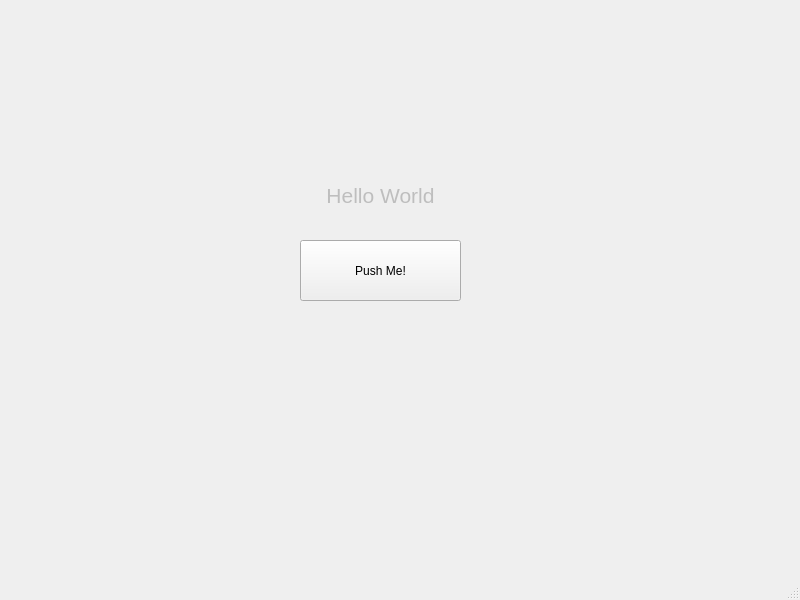
<?xml version="1.0" encoding="UTF-8"?>
<ui version="4.0">
 <class>MainWindow</class>
 <widget class="QMainWindow" name="MainWindow">
  <property name="geometry">
   <rect>
    <x>0</x>
    <y>0</y>
    <width>800</width>
    <height>600</height>
   </rect>
  </property>
  <property name="windowTitle">
   <string>MainWindow</string>
  </property>
  <widget class="QWidget" name="centralwidget">
   <widget class="QPushButton" name="mainButton">
    <property name="geometry">
     <rect>
      <x>300</x>
      <y>240</y>
      <width>161</width>
      <height>61</height>
     </rect>
    </property>
    <property name="text">
     <string>Push Me!</string>
    </property>
   </widget>
   <widget class="QLabel" name="messageTxt">
    <property name="enabled">
     <bool>false</bool>
    </property>
    <property name="geometry">
     <rect>
      <x>300</x>
      <y>160</y>
      <width>161</width>
      <height>71</height>
     </rect>
    </property>
    <property name="font">
     <font>
      <pointsize>16</pointsize>
     </font>
    </property>
    <property name="layoutDirection">
     <enum>Qt::LeftToRight</enum>
    </property>
    <property name="text">
     <string>Hello World</string>
    </property>
    <property name="alignment">
     <set>Qt::AlignCenter</set>
    </property>
   </widget>
  </widget>
  <widget class="QMenuBar" name="menubar">
   <property name="geometry">
    <rect>
     <x>0</x>
     <y>0</y>
     <width>800</width>
     <height>26</height>
    </rect>
   </property>
  </widget>
  <widget class="QStatusBar" name="statusbar"/>
 </widget>
 <resources/>
 <connections/>
</ui>
